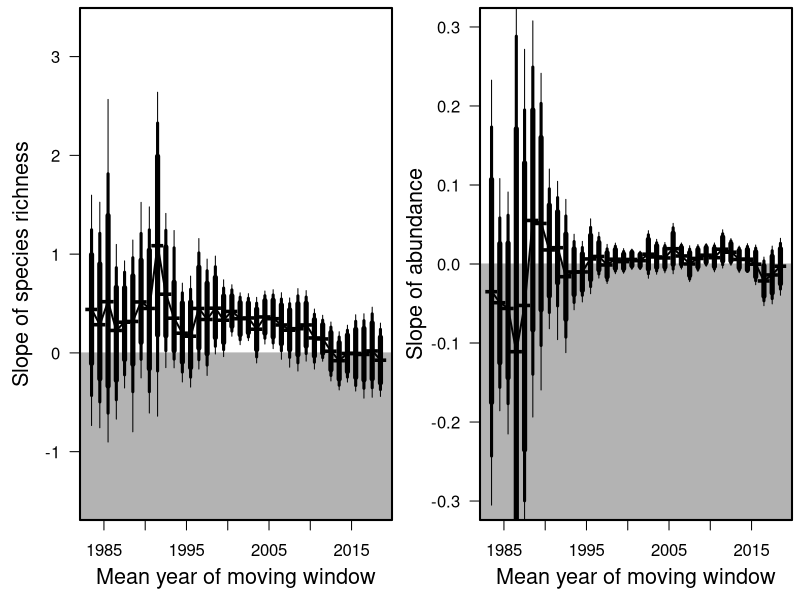

The R script that drew this image:
##Set working directory
setwd("C:/Users/ewelti/Desktop/git/EuroAquaticMacroInverts/")

# attach data
MA <- read.csv("outputs/movingAve_YrEsts.csv")
MA$meanYr <- (MA$StartYear+ 4.5)

tiff(filename = "MovingAverages.tiff", width = 11, height = 6, units = 'in', res = 600, compression = 'lzw')
par(mfrow=c(1,2),mar=c(4,4,0.4,0.4))

#plot for spp richness
SR <- subset(MA, Response == "spp_richness")
#select yrs with enough sites to be representative
SRs <- SR[ which(SR$site_num >=40), ]

plot(SRs$Estimate~SRs$meanYr,ylab="", cex=1.5, xlab="", type="n", las=1, ylim=c(-1.5,3.3))
title(ylab="Slope of species richness", line=2.4,cex.lab=1.3)
title(xlab="Mean year of moving window", line=2.4,cex.lab=1.3)
polygon(x = c(0, 0, 2040, 2040), y = c(-10, 0, 0, -10), col = "grey70",border = "grey70")
box(lwd=2)
points(SRs$Estimate~SRs$meanYr,pch="-", col=1,cex=3)
points(SRs$Estimate~SRs$meanYr,type="l",lwd=2)
arrows(SRs$meanYr, SRs$Q2.5, SRs$meanYr, SRs$Q97.5, length=0.05, angle=90, code=0,lwd=1)
arrows(SRs$meanYr, SRs$Q5, SRs$meanYr, SRs$Q95, length=0.05, angle=90, code=0,lwd=3)
arrows(SRs$meanYr, SRs$Q10, SRs$meanYr, SRs$Q90, length=0.05, angle=90, code=0,lwd=5)

#plot for abundance
SR <- subset(MA, Response == "abundance")
#select yrs with enough sites to be representative
SRs <- SR[ which(SR$site_num >=40), ]

plot(SRs$Estimate~SRs$meanYr,ylab="", cex=1.5, xlab="", type="n", las=1, ylim=c(-0.3,0.3))
title(ylab="Slope of abundance", line=2.7,cex.lab=1.3)
title(xlab="Mean year of moving window", line=2.4,cex.lab=1.3)
polygon(x = c(0, 0, 2040, 2040), y = c(-10, 0, 0, -10), col = "grey70",border = "grey70")
box(lwd=2)
points(SRs$Estimate~SRs$meanYr,pch="-", col=1,cex=3)
points(SRs$Estimate~SRs$meanYr,type="l",lwd=2)
arrows(SRs$meanYr, SRs$Q2.5, SRs$meanYr, SRs$Q97.5, length=0.05, angle=90, code=0,lwd=1)
arrows(SRs$meanYr, SRs$Q5, SRs$meanYr, SRs$Q95, length=0.05, angle=90, code=0,lwd=3)
arrows(SRs$meanYr, SRs$Q10, SRs$meanYr, SRs$Q90, length=0.05, angle=90, code=0,lwd=5)

dev.off()
